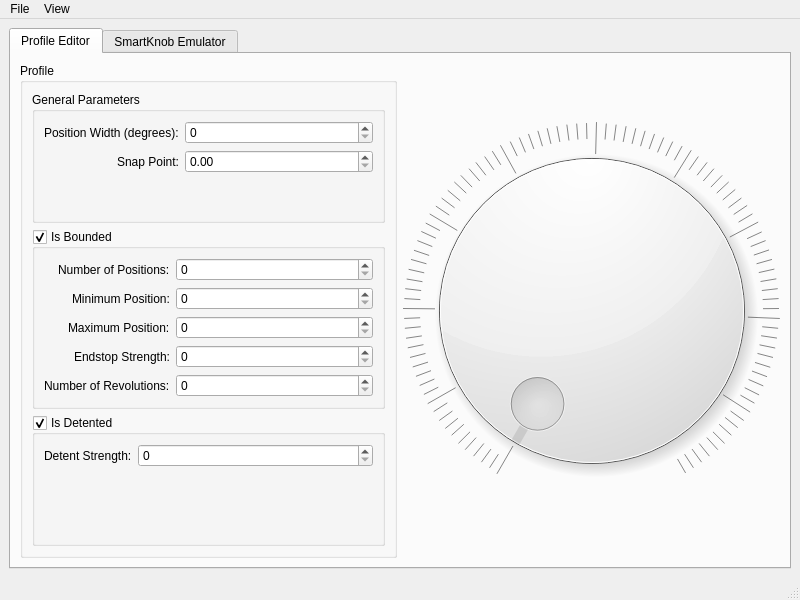
<?xml version="1.0" encoding="UTF-8"?>
<ui version="4.0">
 <class>MainWindow</class>
 <widget class="QMainWindow" name="MainWindow">
  <property name="geometry">
   <rect>
    <x>0</x>
    <y>0</y>
    <width>800</width>
    <height>600</height>
   </rect>
  </property>
  <property name="windowTitle">
   <string>Virtual SmartKnob GUI</string>
  </property>
  <widget class="QWidget" name="centralwidget">
   <layout class="QGridLayout" name="gridLayout">
    <item row="1" column="0">
     <widget class="QTabWidget" name="tabWidget">
      <property name="currentIndex">
       <number>0</number>
      </property>
      <widget class="QWidget" name="profileEditorTab">
       <attribute name="title">
        <string>Profile Editor</string>
       </attribute>
       <layout class="QGridLayout" name="gridLayout_2">
        <item row="0" column="0">
         <widget class="QGroupBox" name="profileGroupBox">
          <property name="sizePolicy">
           <sizepolicy hsizetype="MinimumExpanding" vsizetype="MinimumExpanding">
            <horstretch>0</horstretch>
            <verstretch>0</verstretch>
           </sizepolicy>
          </property>
          <property name="title">
           <string>Profile</string>
          </property>
          <property name="checkable">
           <bool>false</bool>
          </property>
          <layout class="QGridLayout" name="gridLayout_3">
           <item row="2" column="0">
            <widget class="QGroupBox" name="detentableGroupBox">
             <property name="title">
              <string>Is Detented</string>
             </property>
             <property name="checkable">
              <bool>true</bool>
             </property>
             <layout class="QFormLayout" name="formLayout_2">
              <property name="labelAlignment">
               <set>Qt::AlignRight|Qt::AlignTrailing|Qt::AlignVCenter</set>
              </property>
              <item row="0" column="0">
               <widget class="QLabel" name="detentStrengthLabel">
                <property name="text">
                 <string>Detent Strength:</string>
                </property>
               </widget>
              </item>
              <item row="0" column="1">
               <widget class="QSpinBox" name="detentStrengthSpinBox"/>
              </item>
             </layout>
            </widget>
           </item>
           <item row="1" column="0">
            <widget class="QGroupBox" name="boundariesGroupBox">
             <property name="title">
              <string>Is Bounded</string>
             </property>
             <property name="checkable">
              <bool>true</bool>
             </property>
             <layout class="QFormLayout" name="formLayout">
              <property name="labelAlignment">
               <set>Qt::AlignRight|Qt::AlignTrailing|Qt::AlignVCenter</set>
              </property>
              <item row="0" column="0">
               <widget class="QLabel" name="numPosLabel">
                <property name="text">
                 <string>Number of Positions:</string>
                </property>
               </widget>
              </item>
              <item row="0" column="1">
               <widget class="QSpinBox" name="numPosSpinBox"/>
              </item>
              <item row="1" column="0">
               <widget class="QLabel" name="minPosLabel">
                <property name="text">
                 <string>Minimum Position:</string>
                </property>
               </widget>
              </item>
              <item row="1" column="1">
               <widget class="QSpinBox" name="minPosSpinBox"/>
              </item>
              <item row="2" column="0">
               <widget class="QLabel" name="maxPosLabel">
                <property name="text">
                 <string>Maximum Position:</string>
                </property>
               </widget>
              </item>
              <item row="3" column="0">
               <widget class="QLabel" name="endstopStrengthLabel">
                <property name="text">
                 <string>Endstop Strength:</string>
                </property>
               </widget>
              </item>
              <item row="2" column="1">
               <widget class="QSpinBox" name="maxPosSpinBox"/>
              </item>
              <item row="3" column="1">
               <widget class="QSpinBox" name="endstopStrengthSpinBox"/>
              </item>
              <item row="4" column="0">
               <widget class="QLabel" name="numRevsLabel">
                <property name="text">
                 <string>Number of Revolutions:</string>
                </property>
               </widget>
              </item>
              <item row="4" column="1">
               <widget class="QSpinBox" name="numRevsSpinBox"/>
              </item>
             </layout>
            </widget>
           </item>
           <item row="0" column="0">
            <widget class="QGroupBox" name="genParamsGroupBox">
             <property name="title">
              <string>General Parameters</string>
             </property>
             <layout class="QFormLayout" name="formLayout_3">
              <property name="labelAlignment">
               <set>Qt::AlignRight|Qt::AlignTrailing|Qt::AlignVCenter</set>
              </property>
              <item row="0" column="0">
               <widget class="QLabel" name="posWidthLabel">
                <property name="text">
                 <string>Position Width (degrees):</string>
                </property>
               </widget>
              </item>
              <item row="0" column="1">
               <widget class="QSpinBox" name="posWidthSpinBox"/>
              </item>
              <item row="1" column="0">
               <widget class="QLabel" name="snapPointLabel">
                <property name="text">
                 <string>Snap Point:</string>
                </property>
               </widget>
              </item>
              <item row="1" column="1">
               <widget class="QDoubleSpinBox" name="snapPointDoubleSpinBox"/>
              </item>
             </layout>
            </widget>
           </item>
          </layout>
         </widget>
        </item>
        <item row="0" column="1">
         <widget class="QDial" name="dial">
          <property name="sizePolicy">
           <sizepolicy hsizetype="MinimumExpanding" vsizetype="MinimumExpanding">
            <horstretch>0</horstretch>
            <verstretch>0</verstretch>
           </sizepolicy>
          </property>
          <property name="invertedAppearance">
           <bool>false</bool>
          </property>
          <property name="wrapping">
           <bool>false</bool>
          </property>
          <property name="notchesVisible">
           <bool>true</bool>
          </property>
         </widget>
        </item>
       </layout>
      </widget>
      <widget class="QWidget" name="smartKnobEmulatorTab">
       <attribute name="title">
        <string>SmartKnob Emulator</string>
       </attribute>
      </widget>
     </widget>
    </item>
   </layout>
  </widget>
  <widget class="QMenuBar" name="menubar">
   <property name="geometry">
    <rect>
     <x>0</x>
     <y>0</y>
     <width>800</width>
     <height>21</height>
    </rect>
   </property>
   <widget class="QMenu" name="menuFile">
    <property name="title">
     <string>File</string>
    </property>
    <addaction name="actionImport_Profile"/>
    <addaction name="actionExport_Profile"/>
   </widget>
   <widget class="QMenu" name="menuView">
    <property name="title">
     <string>View</string>
    </property>
    <addaction name="actionToggle_Darkmode"/>
   </widget>
   <addaction name="menuFile"/>
   <addaction name="menuView"/>
  </widget>
  <widget class="QStatusBar" name="statusbar"/>
  <action name="actionImport_Profile">
   <property name="text">
    <string>Import Profile</string>
   </property>
   <property name="shortcut">
    <string>Ctrl+I</string>
   </property>
  </action>
  <action name="actionExport_Profile">
   <property name="text">
    <string>Export Profile</string>
   </property>
   <property name="shortcut">
    <string>Ctrl+S</string>
   </property>
  </action>
  <action name="actionToggle_Darkmode">
   <property name="text">
    <string>Toggle Darkmode</string>
   </property>
   <property name="shortcut">
    <string>Ctrl+D</string>
   </property>
  </action>
 </widget>
 <resources/>
 <connections/>
</ui>
